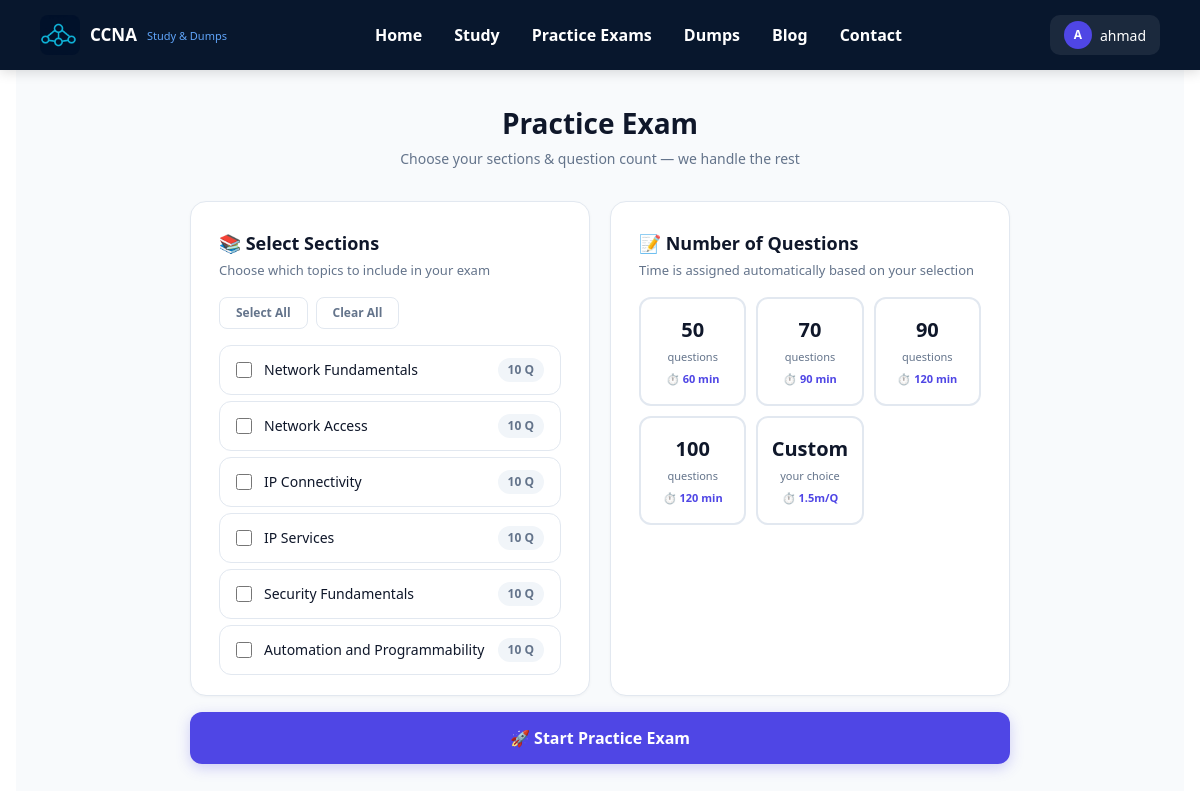
The page /quiz/practice/ (signed in) on the database its author committed.
### quiz/models.py (models this page shows, shortened)
class Test(models.Model):
    name = models.CharField(max_length=255)
    description = models.TextField(blank=True)
    test_type = models.CharField(max_length=10, choices=TEST_TYPES, default="learning")
    position = models.PositiveIntegerField(
        default=0, help_text="Display order of the test"
    )
    class Meta:
        ordering = ["position", "name"]

### quiz/views.py (the view)
# urls.py: path('practice/', views.practice_exam, name='practice_exam'),
@login_required
def practice_exam(request):
    tests = Test.objects.annotate(q_count=Count("questions")).filter(q_count__gt=0)
    context = {
        "tests": tests,
        "question_counts": QUESTION_COUNT_CHOICES,
    }
    return render(request, "quiz/practice_exam.html", context)

### quiz/models.py (called while the page is built)
    def is_premium(self):
        from django.utils import timezone
        return bool(self.premium_expires_at and self.premium_expires_at > timezone.now())

    def premium_days_left(self):
        if not self.is_premium():
            return 0
        from django.utils import timezone
        delta = self.premium_expires_at - timezone.now()
        return max(0, delta.days + (1 if delta.seconds > 0 else 0))

### quiz/templates/quiz/practice_exam.html (shortened to what this page needs)
{% extends 'quiz/base.html' %}
{% load static %}
{% block extra_head %}
<link rel="stylesheet" href="{% static 'quiz/css/practice.css' %}">
{% endblock %}
{% block content %}
<div class="practice-page">
<div class="practice-container">
<div class="practice-header">
    <h1>Practice Exam</h1>
    <p class="sub">Choose your sections &amp; question count — we handle the rest</p>
</div>
<form method="POST" action="{% url 'practice_start' %}" id="practice-form">
    <div class="practice-grid" style="display:grid;grid-template-columns:1fr 1fr;gap:20px;margin-bottom:16px">
    <div class="section-card" style="margin-bottom:0">
        <h2>📚 Select Sections</h2>
        <p class="hint">Choose which topics to include in your exam</p>
        <div class="row">
            <button type="button" onclick="selectAll()">Select All</button>
            <button type="button" onclick="clearAll()">Clear All</button>
        </div>
        <div class="section-items">
            {% for test in tests %}
            <label class="section-item">
                <input type="checkbox" name="sections" value="{{ test.id }}" class="section-cb" onchange="this.parentElement.classList.toggle('selected',this.checked);updateSummary()">
                <span class="name">{{ test.name }}</span>
                <span class="count">{{ test.q_count }} Q</span>
            </label>
            {% empty %}
            <p style="color:#94a3b8;text-align:center;padding:16px">No sections available yet.</p>
            {% endfor %}
        </div>
    </div>
    <div class="qcard" style="margin-bottom:0">
        <h2>📝 Number of Questions</h2>
        <p class="hint">Time is assigned automatically based on your selection</p>
        <div class="q-options">
            <label class="q-option time-option">
                <span class="num">50</span><span class="lbl">questions</span><span class="time">⏱ 60 min</span>
            </label>
            <label class="q-option time-option">
                <span class="num">70</span><span class="lbl">questions</span><span class="time">⏱ 90 min</span>
            </label>
            <label class="q-option time-option">
                <span class="num">90</span><span class="lbl">questions</span><span class="time">⏱ 120 min</span>
            </label>
            <label class="q-option time-option">
                <span class="num">100</span><span class="lbl">questions</span><span class="time">⏱ 120 min</span>
            </label>
            <label class="q-option time-option">
                <span class="num">Custom</span><span class="lbl">your choice</span><span class="time">⏱ 1.5m/Q</span>
            </label>
        </div>
    </div>
    </div>
    <button type="submit" class="btn-submit">🚀 Start Practice Exam</button>
</form>
</div>
</div>
{% endblock %}

### quiz/templates/quiz/navbar.html (shortened to what this page needs)
{% load static %}
<nav style="background:#08172d;height:70px;width:100vw;position:fixed;top:0;left:0;z-index:50;display:flex;align-items:center;padding:0 40px;box-shadow:0 2px 12px rgba(0,0,0,0.15)">
    <a href="{% url 'landing_page' %}" style="display:flex;align-items:center;gap:10px;text-decoration:none;flex-shrink:0">
        <img src="{% static 'images/ali.png' %}?v=3" alt="CCNA Prep" style="width:40px;height:40px;border-radius:8px;object-fit:cover">
        <span style="color:#fff;font-weight:700;font-size:17px">CCNA</span><span style="color:#60a5fa;font-size:11px;display:block;line-height:1">Study &amp; Dumps</span>
    </a>
    <ul style="display:flex;align-items:center;gap:32px;list-style:none;margin:0 auto;padding:0">
        <li><a href="{% url 'landing_page' %}" style="color:#fff;font-weight:600;font-size:16px;text-decoration:none">Home</a></li>
        <li><a href="{% url 'study' %}" style="color:#fff;font-weight:600;font-size:16px;text-decoration:none">Study</a></li>
        <li><a href="{% url 'practice_exam' %}" style="color:#fff;font-weight:600;font-size:16px;text-decoration:none">Practice Exams</a></li>
        <li><a href="{% url 'test_list' %}" style="color:#fff;font-weight:600;font-size:16px;text-decoration:none">Dumps</a></li>
        <li><a href="#" style="color:#fff;font-weight:600;font-size:16px;text-decoration:none">Blog</a></li>
        <li><a href="{% url 'about' %}" style="color:#fff;font-weight:600;font-size:16px;text-decoration:none">Contact</a></li>
    </ul>
    <div style="display:flex;align-items:center;gap:12px;flex-shrink:0">
        {% if user.is_authenticated %}
            <div style="position:relative" id="user-menu-wrap">
                <button id="user-menu-btn" style="display:flex;align-items:center;gap:8px;background:rgba(255,255,255,.08);border:none;color:#fff;padding:6px 14px;border-radius:10px;cursor:pointer;font-size:14px;font-weight:500">
                    <span style="width:28px;height:28px;border-radius:50%;background:#4f46e5;display:flex;align-items:center;justify-content:center;font-size:12px;font-weight:700">{{ user.username|slice:":1"|upper }}</span>
                    {{ user.username }}
                </button>
            </div>
        {% endif %}
    </div>
</nav>
<div style="height:70px"></div>

### quiz/static/quiz/css/practice.css (style rules this page uses)
.practice-page { background: #f8fafc; min-height: 100vh; }
.practice-container { max-width: 900px; margin: 0 auto; padding: 32px 40px; }
.practice-header { text-align: center; margin-bottom: 32px; }
.practice-header h1 { font-size: 28px; font-weight: 800; color: #0f172a; }
.practice-header .sub { font-size: 14px; color: #64748b; margin-top: 4px; }
.section-card { background: #fff; border-radius: 16px; border: 1px solid #e2e8f0; box-shadow: 0 1px 3px rgba(0,0,0,.04); padding: 28px 28px 20px; margin-bottom: 20px; }
.section-card h2 { font-size: 18px; font-weight: 700; color: #0f172a; display: flex; align-items: center; gap: 8px; margin-bottom: 4px; }
.section-card .hint { font-size: 13px; color: #64748b; margin-bottom: 16px; }
.section-card .row { display: flex; gap: 8px; margin-bottom: 16px; }
.section-card .row button { padding: 6px 16px; font-size: 12px; font-weight: 600; border-radius: 8px; border: 1px solid #e2e8f0; background: #fff; color: #64748b; cursor: pointer; transition: all .15s; }
.section-items { display: flex; flex-direction: column; gap: 6px; }
.section-item { display: flex; align-items: center; gap: 12px; padding: 12px 16px; border-radius: 12px; border: 1px solid #e2e8f0; cursor: pointer; transition: all .15s; background: #fff; }
.section-item input[type="checkbox"] { accent-color: #3b82f6; width: 16px; height: 16px; cursor: pointer; }
.section-item .name { flex: 1; font-size: 14px; font-weight: 500; color: #0f172a; }
.section-item .count { font-size: 12px; font-weight: 600; color: #64748b; background: #f1f5f9; padding: 3px 10px; border-radius: 99px; }
.qcard { background: #fff; border-radius: 16px; border: 1px solid #e2e8f0; box-shadow: 0 1px 3px rgba(0,0,0,.04); padding: 28px; margin-bottom: 20px; }
.qcard h2 { font-size: 18px; font-weight: 700; color: #0f172a; display: flex; align-items: center; gap: 8px; margin-bottom: 4px; }
.qcard .hint { font-size: 13px; color: #64748b; margin-bottom: 16px; }
.q-options { display: grid; grid-template-columns: repeat(3, 1fr); gap: 10px; }
.q-option { display: flex; flex-direction: column; align-items: center; gap: 4px; padding: 16px 12px; border-radius: 12px; border: 2px solid #e2e8f0; cursor: pointer; transition: all .15s; background: #fff; text-align: center; }
.q-option .num { font-size: 20px; font-weight: 800; color: #0f172a; }
.q-option .lbl { font-size: 11px; color: #64748b; }
.q-option .time { font-size: 11px; font-weight: 600; color: #4f46e5; margin-top: 2px; }
.btn-submit { display: flex; align-items: center; justify-content: center; gap: 8px; width: 100%; padding: 14px; font-size: 16px; font-weight: 700; color: #fff; background: #4f46e5; border: none; border-radius: 12px; cursor: pointer; transition: background .2s; margin-top: 8px; box-shadow: 0 4px 14px rgba(79,70,229,.25); }

### rows shown on the page
Test: name "Network Fundamentals", q_count "10"
Test: name "Network Access", q_count "10"
Test: name "IP Connectivity", q_count "10"
Test: name "IP Services", q_count "10"
Test: name "Security Fundamentals", q_count "10"
Test: name "Automation and Programmability", q_count "10"

### other values the page prints
{{ user.username|slice:":1"|upper }} "A"
{{ user.username }} "ahmad"
